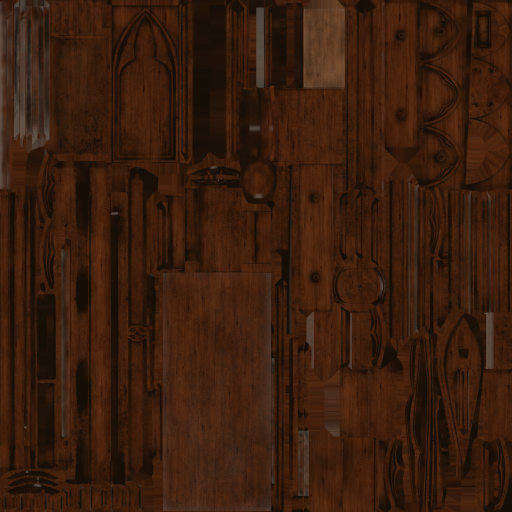
#> input picture tasks/arm/tv_remote_search_and_retrieval/tests/room/commode.png, 1024 x 1024 px, given in place of step_2_axles.png, which was not available (shown at 1/2 size)
$ python read_manual.py ../../tv_remote_search_and_retrieval/tests/room ../../tv_remote_search_and_retrieval/tests/room/floor_a.png
#> lines starting #> are read from the running program, lines starting #| are printed output that depends on the picture; after the words box and inside, x2 and y2 are one past the last pixel; in counts of white or black regions, pixels touching at a corner belong together
"""Read a kit's numbers off its picture manual: the scale from the ruler, the sizes from the orthographic views.

    python3 read_manual.py <manual_dir> [out.json]

Each step picture is two panels: a three-quarter view (left) and an orthographic view (right) drawn at the same scale
as the ruler under it (1 mm ticks, longer ticks every 5 mm and 10 mm). The right panel is read:
    step_2_axles   from above:      chassis length and width; the axles' length, diameter and positions (notches)
    step_3_wheels  from the front:  wheel diameter and thickness; axle height over the chassis bottom; chassis height
    step_4_cabin   from the side:   cabin length and height
    step_5_done    from above:      cabin width
Sizes are rounded to the millimetre (the kits are made in whole millimetres).
"""

import json
import os
import sys

import numpy as np
from PIL import Image
from scipy import ndimage

PANEL = 640
SEP = 4


def right_panel(src):
    """The orthographic panel of a picture (a file path or an RGB array)."""
    if isinstance(src, str):
        src = Image.open(src).convert("RGB")
#> src is the input picture: PIL image 1024x1024 RGB; mean R, G, B 57.5, 29.3, 13.3
    im = np.asarray(src)[..., :3].astype(np.int16)
    return im[:, PANEL + SEP:PANEL + SEP + PANEL] if im.shape[1] > PANEL + SEP else im
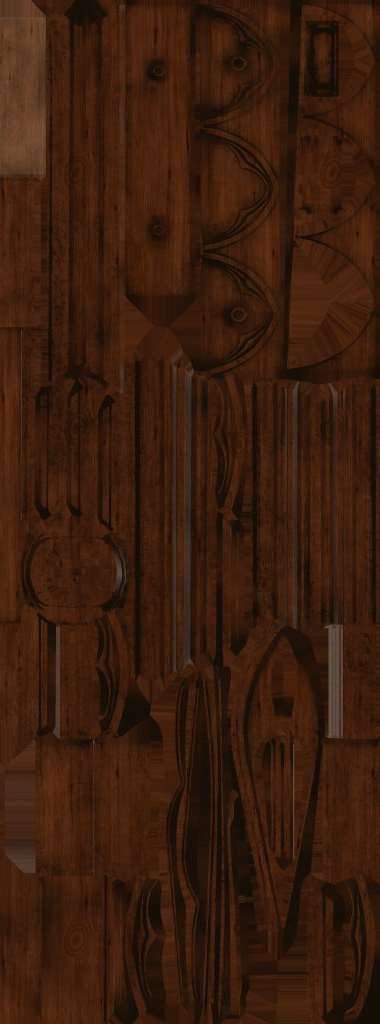
#> returned value: shape (1024, 380, 3) int16; mean of channels 0, 1, 2 58.6, 29.1, 12.5; drawn as R, G, B


def classes(im):
    R, G, B = im[..., 0], im[..., 1], im[..., 2]
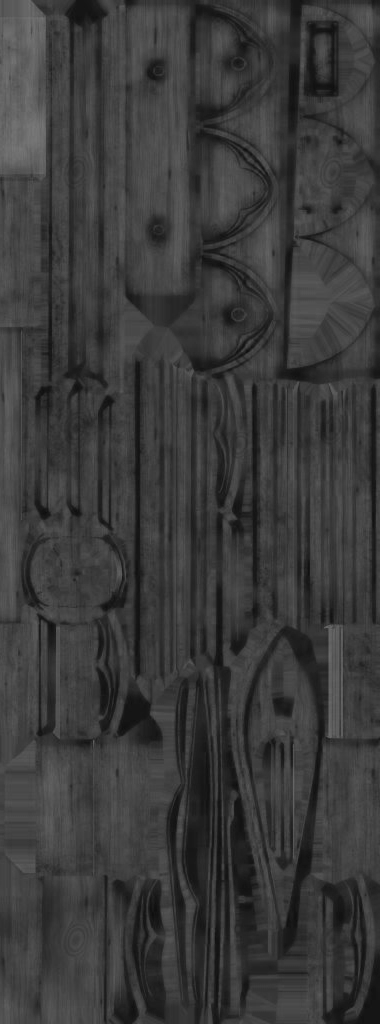
#> R: shape (1024, 380) int16; min 13, max 121, mean 58.6
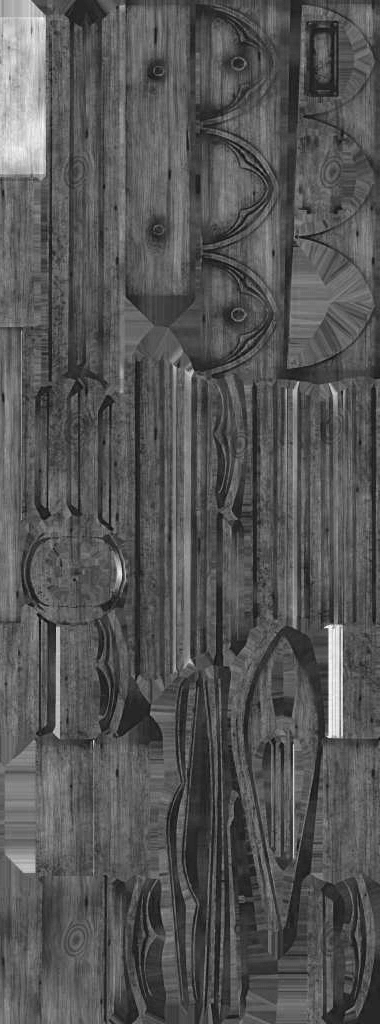
#> G: shape (1024, 380) int16; min 1, max 85, mean 29.1; drawn with min black and max white
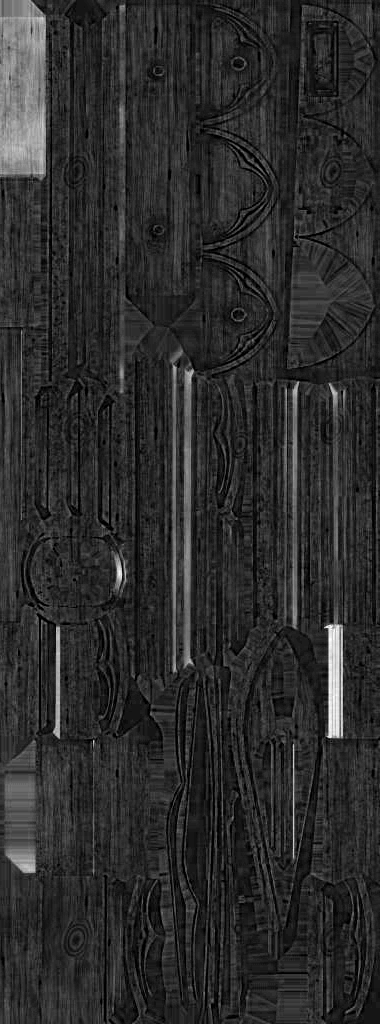
#> B: shape (1024, 380) int16; min 0, max 72, mean 12.5; drawn with min black and max white
    mx, mn = im.max(axis=2), im.min(axis=2)
    return {
        "red": (R > 130) & (G < 95) & (B < 85) & (R > 2.2 * G),
        "birch": (R > 140) & (G > 110) & (B > 60) & (R - B > 35) & (R < 1.4 * G),
        "dark": (mx < 75) & (mx - mn < 30),
        "blue": (B > 140) & (R < 110) & (B > R + 70),
        "window": (B > 60) & (B < 140) & (R < 90) & (B > R + 20) & (mx - mn > 25),
    }


def ruler_scale(im):
    """Pixels per millimetre from the horizontal ruler: the longest dark row, and its 10 mm ticks below it."""
    dark = classes(im)["dark"]
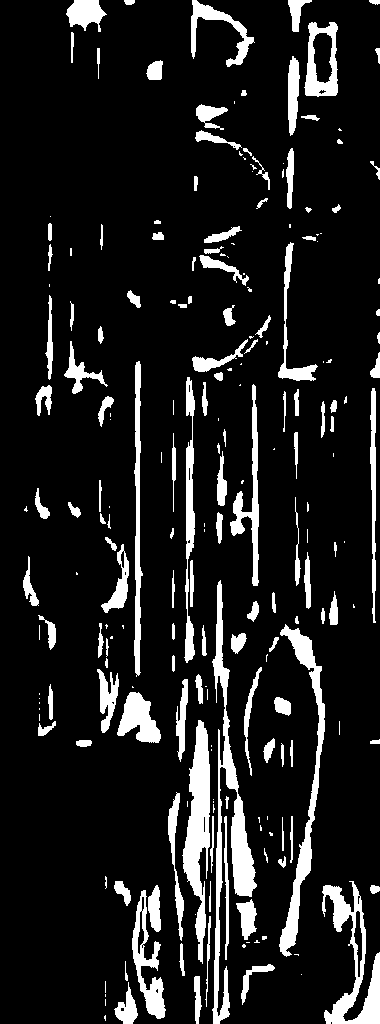
#> dark: shape (1024, 380) bool; 11.9% white; 216 white regions (81 under 20 px), largest, box (x1, y1, x2, y2) and area: (212, 580, 257, 1024) 4588, (182, 720, 210, 964) 3404, (279, 624, 325, 957) 3100
    best = None
    for r in range(im.shape[0]):
        lab, n = ndimage.label(dark[r])
        if n == 0:
            continue
        sizes = ndimage.sum(np.ones_like(lab), lab, range(1, n + 1))
        k = int(np.argmax(sizes))
        if best is None or sizes[k] > best[0]:
            cols = np.nonzero(lab == k + 1)[0]
            best = (sizes[k], r, cols.min(), cols.max())
#> this loop made 1024 passes
#> (n, sizes, k, best) on passes 1, 4, 5, 6, 7, 8, 9, 10, 11, 12, 13, 14: (5, [25, 11, 5, 24, 11], 0, (25, 0, 74, 98)), (5, [26, 9, 8, 17, 8], 0, (26, 3, 73, 98)), (6, [27, 6, 11, 16, 1, 1], 0, (27, 4, 72, 98)), (4, [29, 12, 3, 14], 0, (29, 5, 71, 99)), (3, [30, 18, 13], 0, (30, 6, 70, 99)), (3, [32, 20, 11], 0, (32, 7, 69, 100)), (3, [33, 20, 11], 0, (33, 8, 68, 100)), (3, [35, 21, 11], 0, (35, 9, 67, 101)), (3, [36, 24, 11], 0, (36, 10, 67, 102)), (3, [37, 27, 11], 0, (37, 11, 67, 103)), (3, [38, 31, 11], 0, (38, 12, 67, 104)), (3, [40, 32, 10], 0, (40, 13, 66, 105))
#> (n, k, best) on pass 1022: (4, 3, (54, 1021, 326, 379))
#> after the loop, cols = 54 values from 326 to 379
    _n, r0, c0, c1 = best
#> r0 = 1021; c0 = 326; c1 = 379
    # tick length below the bar, per column
    below = np.zeros(im.shape[1], int)
#> below = 380 values from 0 to 0
    for c in range(c0, c1 + 1):
        h = 0
        while r0 + 1 + h < im.shape[0] and dark[r0 + 1 + h, c]:
            h += 1
        below[c] = h
    long_cols = np.nonzero(below >= 10)[0]
#> long_cols = empty array
    groups = np.split(long_cols, np.nonzero(np.diff(long_cols) > 1)[0] + 1)
#> groups = [empty array]
    starts = np.array([g[0] for g in groups if len(g)], float)
#> starts = empty array
    k = np.arange(len(starts), dtype=float)
#> k = empty array
#> (the run stopped early here; a loop or call above may not have finished)

$ run again, on tasks/arm/tv_remote_search_and_retrieval/tests/room/glasses_case_0.png
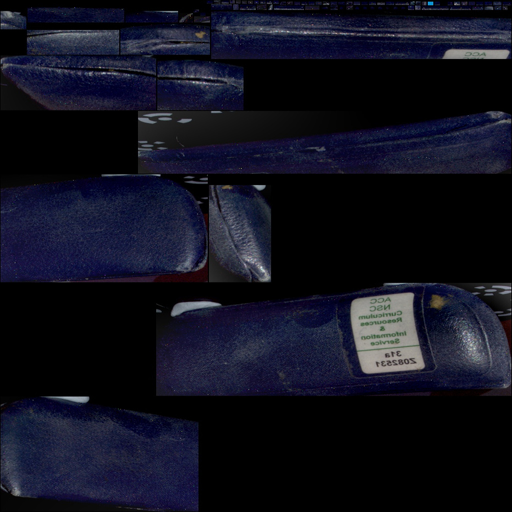
#> input picture tasks/arm/tv_remote_search_and_retrieval/tests/room/glasses_case_0.png, 512 x 512 px, given in place of step_2_axles.png, which was not available
#> in right_panel, src is the input picture: PIL image 512x512 RGB; mean R, G, B 16.7, 17.4, 30.4
#> in classes, `R, G, B = im[..., 0], im[..., 1], im[..., 2]`:
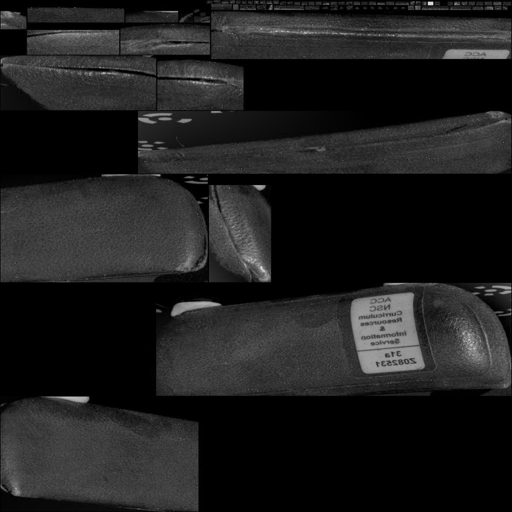
#> B: shape (512, 512) int16; min 0, max 236, mean 30.4
#> in ruler_scale, `dark = classes(im)["dark"]`:
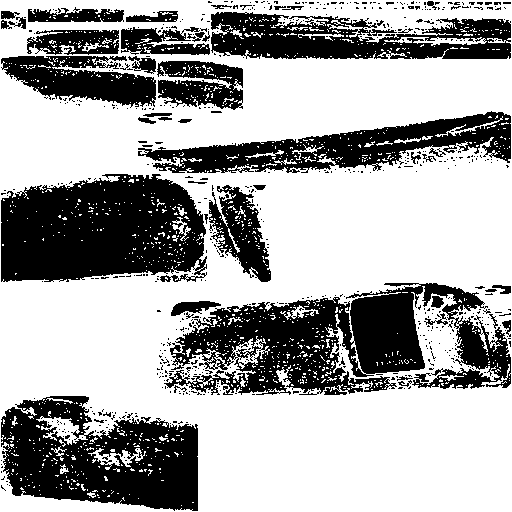
#> dark: shape (512, 512) bool; 65.2% white; 651 black regions (601 under 20 px), largest, box (x1, y1, x2, y2) and area: (164, 283, 511, 395) 20305, (1, 174, 207, 282) 17849, (1, 396, 198, 511) 14785
#> the loop in ruler_scale, `for r in range(im.shape[0]):` made 512 passes
#> (n, sizes, k, best) on pass 1: (1, [512], 0, (512, 0, 0, 511))
#> after the loop in ruler_scale, `for r in range(im.shape[0]):`: cols = 512 values from 0 to 511
#> r0 = 0; c1 = 511
#> s = 1.09; rrow = 0
#> cl = 5 items
#> mask: shape (512, 512) bool; every value is 0
#> lab: shape (512, 512) int32; every value is 0
#> in blobs, `lab, n = ndimage.label(mask)`: n = 0
#> after the loop in blobs, `for k in range(1, n + 1):`: out = []
